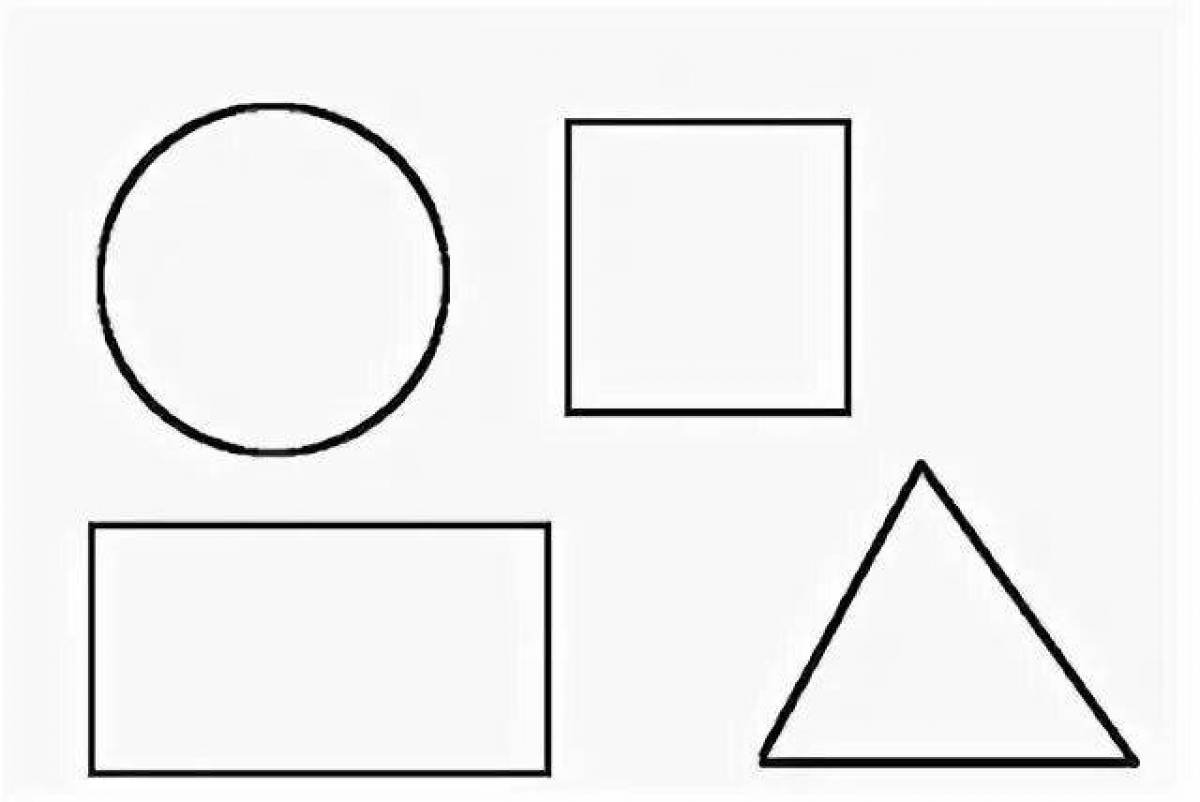
//> input picture 04.03/image.jpg, 1200 x 802 px
$ ./main image.jpg   (built with g++ and OpenCV 4)
//> lines starting //> are read from the running program, lines starting //| are printed output that depends on the picture; after the words box and inside, x2 and y2 are one past the last pixel; in counts of white or black regions, pixels touching at a corner belong together
#include <opencv2/opencv.hpp>
#include <opencv2/imgproc.hpp>
#include <opencv2/highgui.hpp>
#include <vector>
#include <string>
#include <iostream>

using namespace cv;
using namespace std;

// Функция для увеличения насыщенности изображения
Mat enhanceSaturation(const Mat& input) {
    Mat hsv;
    cvtColor(input, hsv, COLOR_BGR2HSV);
    vector<Mat> channels;
    split(hsv, channels);
    channels[1] *= 1.5;
    merge(channels, hsv);
    Mat output;
    cvtColor(hsv, output, COLOR_HSV2BGR);
    return output;
}

// Функция для классификации фигур по контурам
string classifyShape(const vector<Point>& contour) {
    // Аппроксимация контура
    vector<Point> approx;
    double peri = arcLength(contour, true);
    approxPolyDP(contour, approx, 0.04 * peri, true);
    int vertices = approx.size();

    if (vertices == 3) {
        return "Triangle";
    }
    else if (vertices == 4) {
        Rect bounding = boundingRect(contour);
        float aspectRatio = (float)bounding.width / bounding.height;
        if (abs(aspectRatio - 1.0) < 0.1) {
            return "Square";
        }
        else {
            return "Rectangle";
        }
    }
    else if (vertices >= 5 && vertices <= 8) {
        double area = contourArea(contour);
        double perimeter = arcLength(contour, true);
        double circularity = 4 * CV_PI * area / (perimeter * perimeter);
        if (circularity > 0.85) {
            return "Circle";
        }
        else {
            return "Polygon";
        }
    }
    else if (vertices > 8) {
        return "Circle";
    }
    return "Unknown";
}

int main(int argc, char** argv) {
    if (argc != 2) {
        cout << "Usage: " << argv[0] << " <image_path>" << endl;
        return -1;
    }
    Mat image = imread(argv[1]);
//> image is the input picture: 802 rows x 1200 cols, CV_8UC3; min 0, max 255, mean 239.1
    if (image.empty()) {
        cout << "Error: Could not load image" << endl;
        return -1;
    }

    Mat saturated = enhanceSaturation(image);
//> in enhanceSaturation, `cvtColor(input, hsv, COLOR_BGR2HSV);`: hsv: 802 rows x 1200 cols, CV_8UC3; mean H, S, V 0, 0, 239.1
//> in enhanceSaturation, `split(hsv, channels);`: channels[0]: 802 rows x 1200 cols, CV_8UC1; every value is 0

    Mat gray;
    cvtColor(saturated, gray, COLOR_BGR2GRAY);

    Mat blurred;
    GaussianBlur(gray, blurred, Size(5, 5), 0);

    Mat edges;
    Canny(blurred, edges, 50, 150);
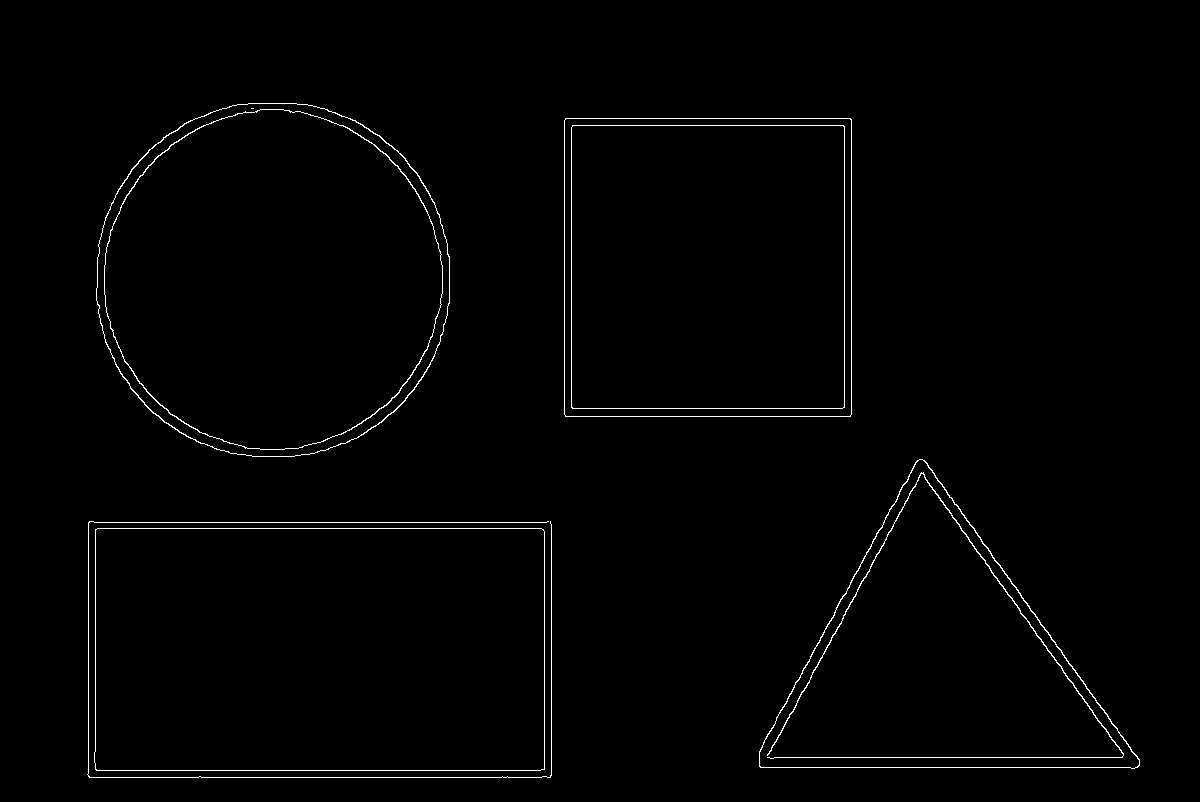
//> edges: 802 rows x 1200 cols, CV_8UC1; 1.1% white in thin lines or dots, all inside (x1, y1, x2, y2) = (87, 103, 1140, 778)

    vector<vector<Point>> contours;
    vector<Vec4i> hierarchy;
    findContours(edges, contours, hierarchy, RETR_EXTERNAL, CHAIN_APPROX_SIMPLE);
//> contours = 5 contours, 1 with area under 20; largest, box (x1, y1, x2, y2) and area: (94, 528, 545, 771) 108660, (96, 103, 450, 457) 99544, (564, 118, 852, 417) 85521, (759, 459, 1140, 769) 61566

    Mat result = image.clone();

    // Классификация и визуализация фигур
    for (size_t i = 0; i < contours.size(); i++) {
        // Пропуск маленьких контуров
        if (contourArea(contours[i]) < 100) continue;

        string shape = classifyShape(contours[i]);

        Scalar color(0, 255, 0); // Зеленый цвет
        drawContours(result, contours, (int)i, color, 2);

        Moments M = moments(contours[i]);
        int cX = int(M.m10 / M.m00);
        int cY = int(M.m01 / M.m00);

        putText(result, shape, Point(cX - 50, cY), FONT_HERSHEY_SIMPLEX, 0.5, Scalar(0, 0, 255), 2);
    }
//> this loop made 5 passes
//> (peri in classifyShape, vertices in classifyShape, area in classifyShape, perimeter in classifyShape, circularity in classifyShape, shape, cX, cY) on pass 5: (1181.7, 8, 99544, 1181.7, 0.896, "Circle", 272, 279)
//> (peri in classifyShape, vertices in classifyShape, bounding in classifyShape, aspectRatio in classifyShape, shape, cX, cY) on passes 1, 4: (1379.9, 4, Rect(94, 528, 451, 243), 1.86, "Rectangle", 319, 649), (1167.7, 4, Rect(564, 118, 288, 299), 0.963, "Square", 707, 266)
//> pass 1, `putText(result, shape, Point(cX - 50, cY), FONT_HERSHEY_SIMPLEX, 0.5, ..`:
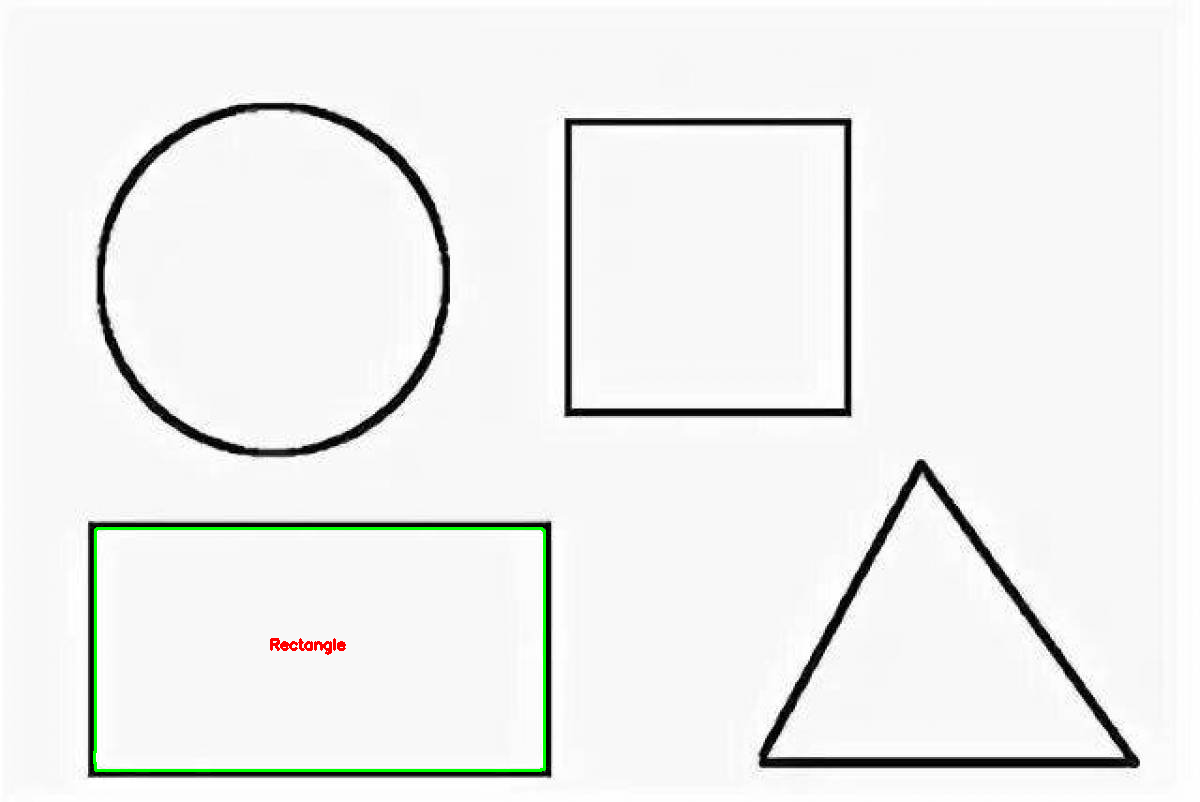
//> result: 802 rows x 1200 cols, CV_8UC3; 0.49% of pixels changed, all inside (x1, y1, x2, y2) = (93, 527, 546, 772)
//> pass 3, `putText(result, shape, Point(cX - 50, cY), FONT_HERSHEY_SIMPLEX, 0.5, ..`:
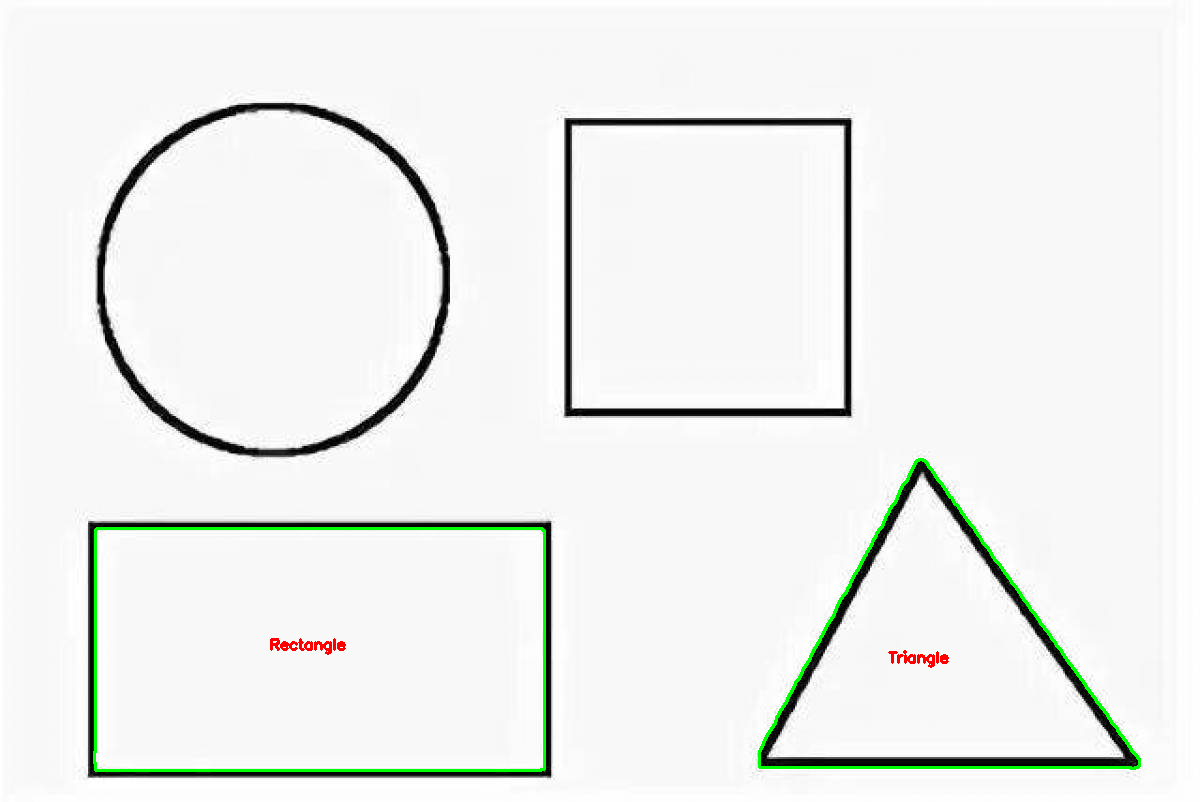
//> result: 802 rows x 1200 cols, CV_8UC3; 0.44% of pixels changed, all inside (x1, y1, x2, y2) = (758, 458, 1141, 770)
//> after the loop:
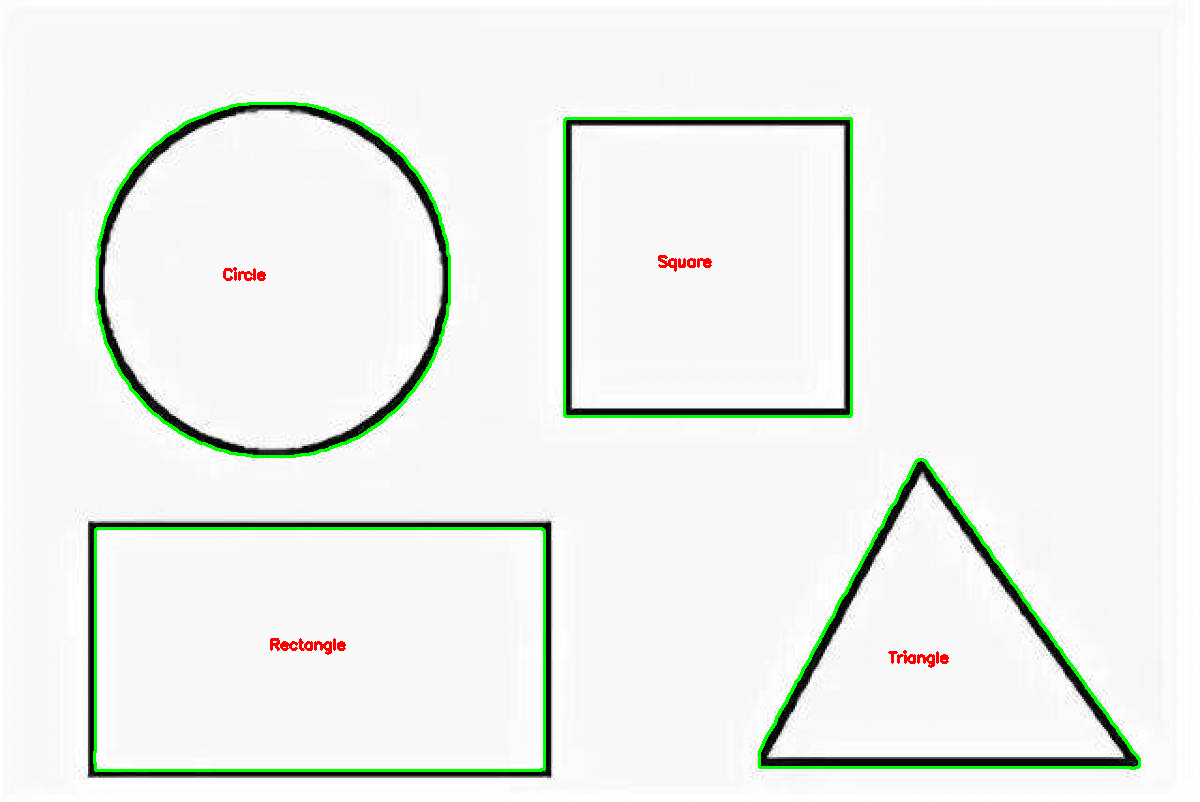
//> result: 802 rows x 1200 cols, CV_8UC3; 0.84% of pixels changed, all inside (x1, y1, x2, y2) = (95, 102, 853, 458)

    imshow("Original Image", image);
    imshow("Edges", edges);
    imshow("Detected Shapes", result);
    waitKey(0);

    imwrite("result_shapes.jpg", result);

    return 0;
}
